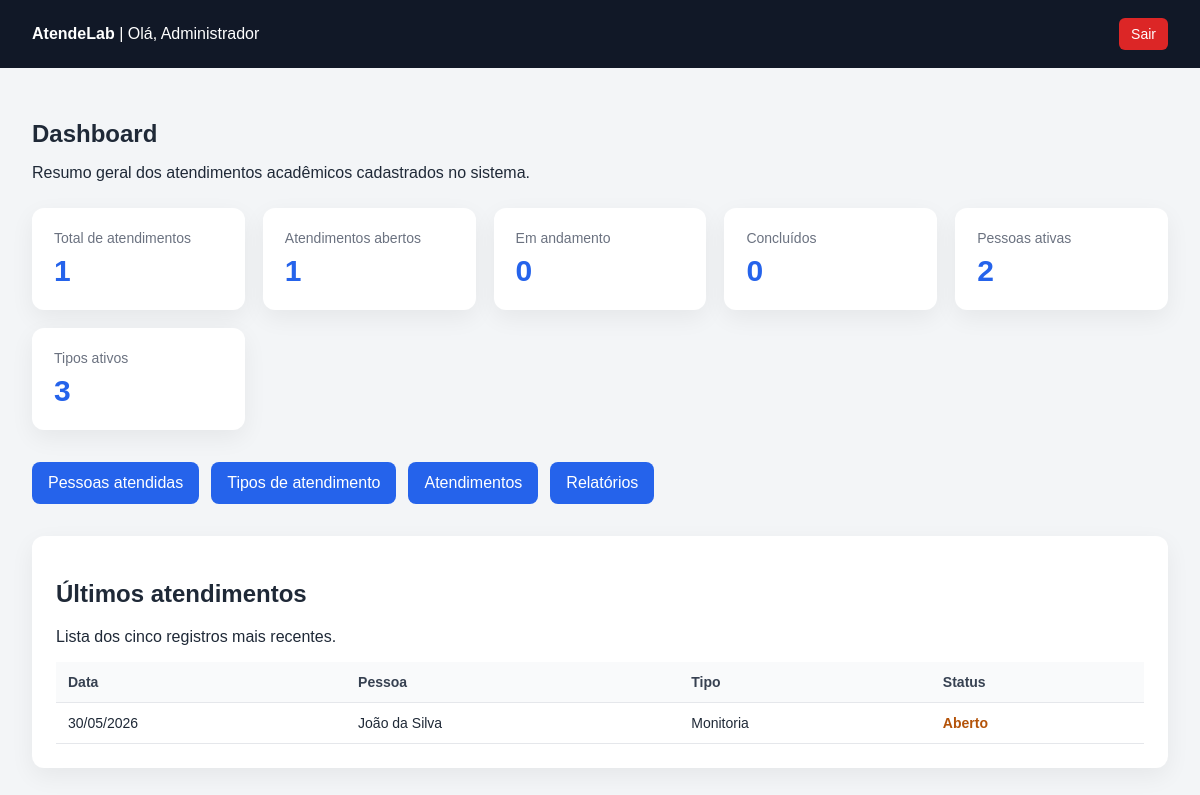
Page /dashboard.php (signed in) on the earlier database version.
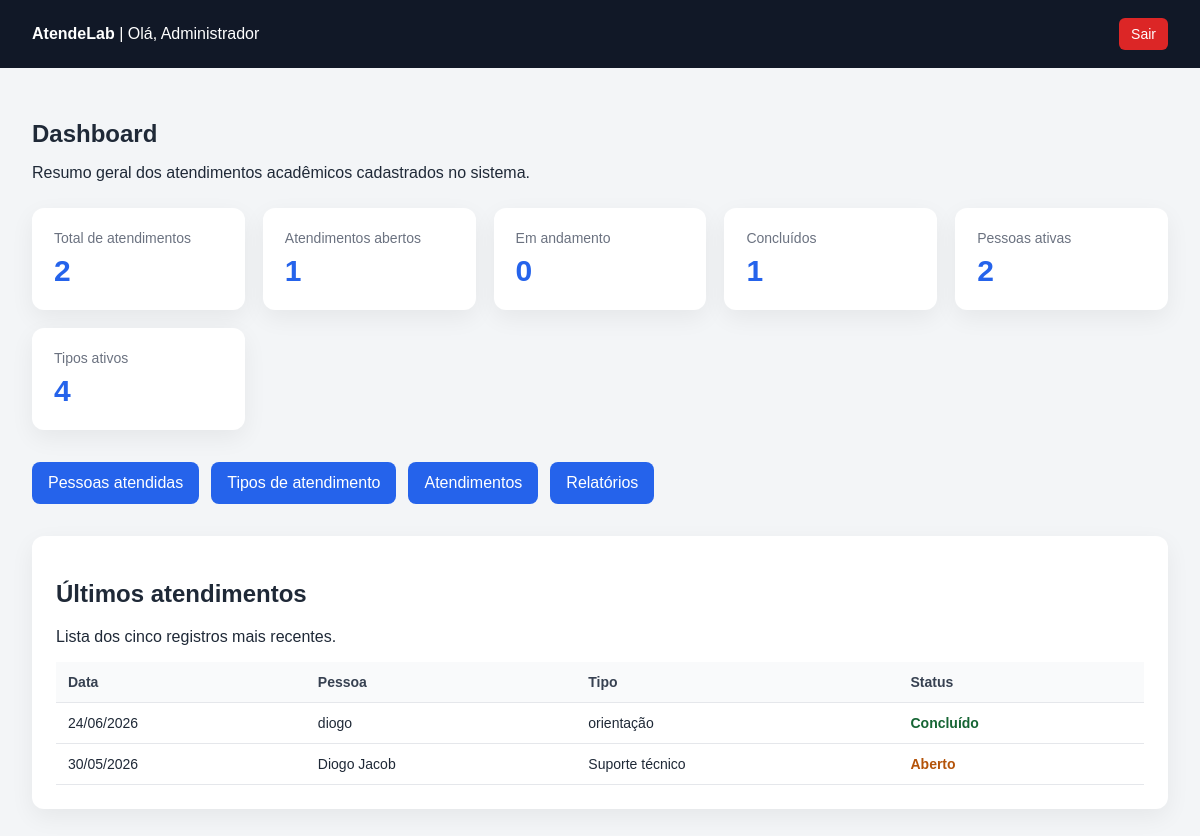
Same page on the later database version.
### tables this page shows
CREATE TABLE `atendimentos` (
  `id` int(11) NOT NULL,
  `pessoa_id` int(11) NOT NULL,
  `tipo_atendimento_id` int(11) NOT NULL,
  `usuario_id` int(11) NOT NULL,
  `data_atendimento` date NOT NULL,
  `hora_atendimento` time NOT NULL,
  `descricao` text NOT NULL,
  `observacao` text DEFAULT NULL,
  `status` enum('aberto','em_andamento','concluido') DEFAULT 'aberto',
  `criado_em` timestamp NOT NULL DEFAULT current_timestamp(),
  `horario_atendimento` time DEFAULT NULL,
  `observacao_final` text DEFAULT NULL,
  `atualizado_em` timestamp NOT NULL DEFAULT current_timestamp() ON UPDATE current_timestamp()
);

CREATE TABLE `pessoas` (
  `id` int(11) NOT NULL,
  `nome` varchar(150) NOT NULL,
  `documento` varchar(30) NOT NULL,
  `email` varchar(150) NOT NULL,
  `telefone` varchar(20) DEFAULT NULL,
  `curso` varchar(120) DEFAULT NULL,
  `periodo` varchar(20) DEFAULT NULL,
  `status` enum('ativo','inativo') DEFAULT 'ativo',
  `criado_em` timestamp NOT NULL DEFAULT current_timestamp(),
  `observacoes` text DEFAULT NULL,
  `atualizado_em` timestamp NOT NULL DEFAULT current_timestamp() ON UPDATE current_timestamp()
);

CREATE TABLE `tipos_atendimentos` (
  `id` int(11) NOT NULL,
  `nome` varchar(100) NOT NULL,
  `descricao` text DEFAULT NULL,
  `status` enum('ativo','inativo') DEFAULT 'ativo',
  `criado_em` timestamp NOT NULL DEFAULT current_timestamp(),
  `atualizado_em` timestamp NOT NULL DEFAULT current_timestamp() ON UPDATE current_timestamp()
);

### dashboard.php (the view, shortened to what this page needs)
<?php
require_once __DIR__ . '/config/database.php';
$totalAtendimentos = $pdo->query("SELECT COUNT(*) FROM atendimentos")->fetchColumn();
$totalAbertos = $pdo->query("SELECT COUNT(*) FROM atendimentos WHERE status = 'aberto'")->fetchColumn();
$totalAndamento = $pdo->query("SELECT COUNT(*) FROM atendimentos WHERE status = 'em_andamento'")->fetchColumn();
$totalConcluidos = $pdo->query("SELECT COUNT(*) FROM atendimentos WHERE status = 'concluido'")->fetchColumn();
$totalPessoas = $pdo->query("SELECT COUNT(*) FROM pessoas WHERE status = 'ativo'")->fetchColumn();
$totalTipos = $pdo->query("SELECT COUNT(*) FROM tipos_atendimentos WHERE status = 'ativo'")->fetchColumn();
$sqlUltimos = "SELECT
                    atendimentos.id,
                    atendimentos.data_atendimento,
                    atendimentos.status,
                    pessoas.nome AS pessoa_nome,
                    tipos_atendimentos.nome AS tipo_nome
                FROM atendimentos
                INNER JOIN pessoas ON atendimentos.pessoa_id = pessoas.id
                INNER JOIN tipos_atendimentos ON atendimentos.tipo_atendimento_id = tipos_atendimentos.id
                ORDER BY atendimentos.criado_em DESC
                LIMIT 5";
$stmtUltimos = $pdo->query($sqlUltimos);
$ultimosAtendimentos = $stmtUltimos->fetchAll(PDO::FETCH_ASSOC);
function formatarStatus($status) {
    if ($status === 'aberto') {
        return 'Aberto';
    }
    if ($status === 'concluido') {
        return 'Concluído';
    }
    return $status;
}
?>
<!DOCTYPE html>
<html lang="pt-br">
<head>
</head>
<body>
<header>
    <div>
        <strong>AtendeLab</strong>
        <span> | Olá, <?php echo htmlspecialchars($_SESSION['usuario_nome']); ?></span>
    </div>
    <a href="logout.php">Sair</a>
</header>
<main>
    <section class="boas-vindas">
        <h1>Dashboard</h1>
        <p>Resumo geral dos atendimentos acadêmicos cadastrados no sistema.</p>
    </section>
    <section class="cards">
        <div class="card">
            <span>Total de atendimentos</span>
            <strong><?php echo $totalAtendimentos; ?></strong>
        </div>
        <div class="card">
            <span>Atendimentos abertos</span>
            <strong><?php echo $totalAbertos; ?></strong>
        </div>
        <div class="card">
            <span>Em andamento</span>
            <strong><?php echo $totalAndamento; ?></strong>
        </div>
        <div class="card">
            <span>Concluídos</span>
            <strong><?php echo $totalConcluidos; ?></strong>
        </div>
        <div class="card">
            <span>Pessoas ativas</span>
            <strong><?php echo $totalPessoas; ?></strong>
        </div>
        <div class="card">
            <span>Tipos ativos</span>
            <strong><?php echo $totalTipos; ?></strong>
        </div>
    </section>
    <section class="menu">
        <a href="pessoas/index.php">Pessoas atendidas</a>
        <a href="tipos/index.php">Tipos de atendimento</a>
        <a href="atendimentos/index.php">Atendimentos</a>
        <a href="relatorios/atendimentos.php">Relatórios</a>
    </section>
    <section class="tabela-card">
        <h2>Últimos atendimentos</h2>
        <p>Lista dos cinco registros mais recentes.</p>
        <table>
            <thead>
                <tr>
                    <th>Data</th>
                    <th>Pessoa</th>
                    <th>Tipo</th>
                    <th>Status</th>
                </tr>
            </thead>
            <tbody>
                <?php if (count($ultimosAtendimentos) > 0): ?>
                    <?php foreach ($ultimosAtendimentos as $atendimento): ?>
                        <tr>
                            <td><?php echo date('d/m/Y', strtotime($atendimento['data_atendimento'])); ?></td>
                            <td><?php echo htmlspecialchars($atendimento['pessoa_nome']); ?></td>
                            <td><?php echo htmlspecialchars($atendimento['tipo_nome']); ?></td>
                            <td>
                                <span class="status-<?php echo htmlspecialchars($atendimento['status']); ?>">
                                    <?php echo formatarStatus($atendimento['status']); ?>
                                </span>
                            </td>
                        </tr>
                    <?php endforeach; ?>
                <?php else: ?>
                    <tr>
                        <td colspan="4">Nenhum atendimento registrado.</td>
                    </tr>
                <?php endif; ?>
            </tbody>
        </table>
    </section>
</main>
</body>
</html>

### dashboard.php (style rules this page uses)
body { margin: 0; font-family: Arial, sans-serif; background: #f3f5f7; color: #1f2937; }
header { background: #111827; color: #ffffff; padding: 18px 32px; display: flex; justify-content: space-between; align-items: center; }
header a { color: #ffffff; text-decoration: none; background: #dc2626; padding: 8px 12px; border-radius: 6px; font-size: 14px; }
main { padding: 32px; }
.boas-vindas { margin-bottom: 26px; }
.boas-vindas h1 { margin-bottom: 8px; }
.cards { display: grid; grid-template-columns: repeat(auto-fit, minmax(180px, 1fr)); gap: 18px; margin-top: 24px; }
.card { background: #ffffff; padding: 22px; border-radius: 12px; box-shadow: 0 8px 24px rgba(0, 0, 0, 0.06); }
.card span { display: block; color: #6b7280; font-size: 14px; margin-bottom: 8px; }
.card strong { font-size: 30px; color: #2563eb; }
.menu { margin-top: 32px; display: flex; flex-wrap: wrap; gap: 12px; }
.menu a { background: #2563eb; color: #ffffff; padding: 12px 16px; border-radius: 8px; text-decoration: none; }
.tabela-card { margin-top: 32px; background: #ffffff; padding: 24px; border-radius: 12px; box-shadow: 0 8px 24px rgba(0, 0, 0, 0.06); }
table { width: 100%; border-collapse: collapse; margin-top: 14px; }
th, td { padding: 12px; border-bottom: 1px solid #e5e7eb; text-align: left; font-size: 14px; }
th { background: #f9fafb; color: #374151; }
.status-aberto { color: #b45309; font-weight: bold; }
.status-concluido { color: #166534; font-weight: bold; }

Differences in the rows shown:
removed atendimentos: data_atendimento "30/05/2026", pessoa.nome "João da Silva", tipo_atendimento.nome "Monitoria", status "Aberto"
added atendimentos: data_atendimento "24/06/2026", pessoa.nome "diogo", tipo_atendimento.nome "orientação", status "Concluído"
added atendimentos: data_atendimento "30/05/2026", pessoa.nome "Diogo Jacob", tipo_atendimento.nome "Suporte técnico", status "Aberto"
Other differences:
$totalAtendimentos: "1" → "2"
$totalConcluidos: "0" → "1"
$totalTipos: "3" → "4"
